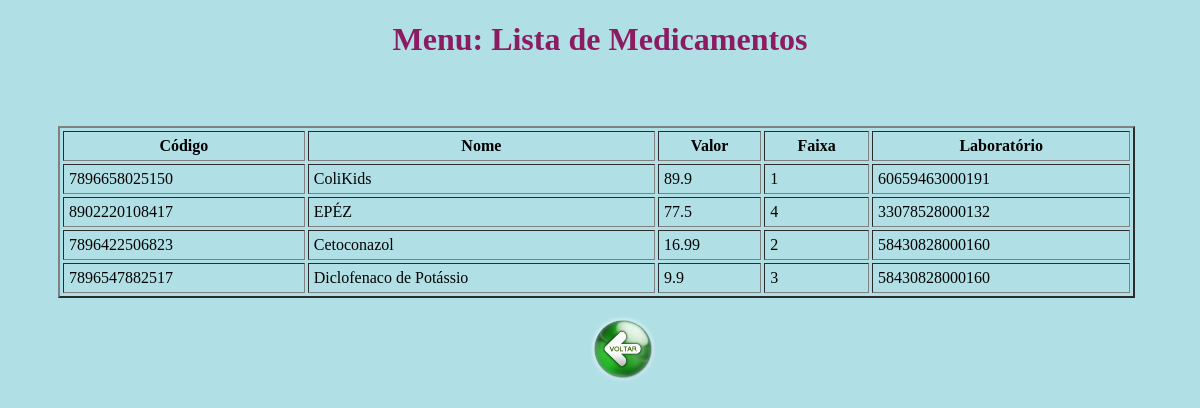
Screenshot of /farmacia/medicamento/view_medicamento.php with the database file from the repository.
### tables this page shows
CREATE TABLE `medicamento` (
  `codMedicamento` integer auto_increment NOT NULL,
  `classificacao` integer default NULL,
  `codProduto` varchar(15) NOT NULL,
  `fabricacao` VARCHAR(45) NOT NULL,
  PRIMARY KEY (codMedicamento),
  FOREIGN KEY (classificacao) references faixa(codFaixa) on update cascade on delete set null,
  FOREIGN KEY (fabricacao) references laboratorio(cnpj) on update cascade on DELETE cascade,
  FOREIGN KEY (codProduto) REFERENCES produto(codProduto) ON UPDATE CASCADE ON DELETE CASCADE
);

CREATE TABLE `produto` (
  `codProduto` varchar(15) NOT NULL,
  `nome` varchar(45) NOT NULL,
  `valor` float NOT NULL,
  PRIMARY KEY (codProduto)
);

### farmacia/medicamento/view_medicamento.php (the view, shortened to what this page needs)
<?php require_once '../php_action/db_connect.php'; ?>
<!DOCTYPE html>
<html>
<head>
	<link type="text/css" rel="stylesheet" href="../php_action/stylesheet.css"/>
</head>
<body>
	<h1> <center>Menu: Lista de Medicamentos</center> </h1>
<div class="manageMember">
	<br><br>
	<table border="2" cellspacing="3" cellpadding="5">
		<thead>
			<tr>
				<th>Código</th>
				<th>Nome</th>
				<th>Valor</th>
				<th>Faixa</th>
				<th>Laboratório</th>
			</tr>
		</thead>
		<tbody>
			<?php
			$sql = "SELECT * FROM produto as pro, medicamento as med WHERE pro.codProduto = med.codProduto";
			$result = $connect->query($sql);
			if($result->num_rows > 0) {
				while($row = $result->fetch_assoc()) {
					echo "<tr>
						<td>".$row['codProduto']."</td>
						<td>".$row['nome']."</td>
						<td>".$row['valor']."</td>
						<td>".$row['classificacao']."</td>
						<td>".$row['fabricacao']."</td>
					</tr>";
				}
			} else {
				echo "<tr><td colspan='5'><center>No Data Avaliable</center></td></tr>";
			}
			?>
		</tbody>
	</table>
	<form method="post" action="./crud_medicamento.php">
	<br><center>&emsp; &emsp; &emsp; &emsp; &emsp; &emsp; &emsp; &emsp; &emsp; &emsp; &emsp; &emsp; &emsp; &emsp; &emsp; <input type="image" src="../botao_voltar.png" alt="Submit" width="65" height="65"></center>
	</form>
</div>
</body>
</html>

### farmacia/php_action/stylesheet.css (style rules this page uses)
h1 { color: #8B1C62; }

### farmacia/medicamento/view_medicamento.php (style rules this page uses)
body { background: #B0E0E6; }
.manageMember { width: 70%; margin: 10px 30px 30px 50px; }
table { width: 130%; height: 20%; margin-top: 10px; }

### rows the page displays
medicamento: codProduto "7896658025150", codProduto.nome "ColiKids", codProduto.valor "89.9", classificacao "1", fabricacao "60659463000191"
medicamento: codProduto "8902220108417", codProduto.nome "EPÉZ", codProduto.valor "77.5", classificacao "4", fabricacao "33078528000132"
medicamento: codProduto "7896422506823", codProduto.nome "Cetoconazol", codProduto.valor "16.99", classificacao "2", fabricacao "58430828000160"
medicamento: codProduto "7896547882517", codProduto.nome "Diclofenaco de Potássio", codProduto.valor "9.9", classificacao "3", fabricacao "58430828000160"
